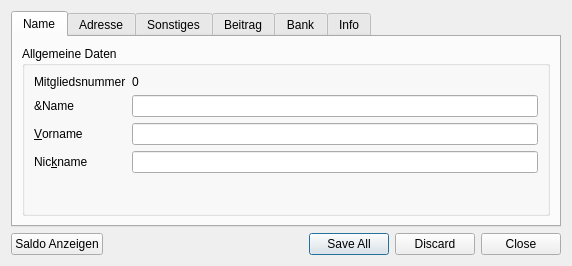
<?xml version="1.0" encoding="UTF-8"?>
<ui version="4.0">
 <class>MemberDialog</class>
 <widget class="QWidget" name="MemberDialog">
  <property name="geometry">
   <rect>
    <x>0</x>
    <y>0</y>
    <width>572</width>
    <height>266</height>
   </rect>
  </property>
  <property name="sizePolicy">
   <sizepolicy hsizetype="Preferred" vsizetype="Preferred">
    <horstretch>0</horstretch>
    <verstretch>0</verstretch>
   </sizepolicy>
  </property>
  <property name="windowTitle">
   <string>Mitglied Eingabe</string>
  </property>
  <layout class="QGridLayout" name="gridLayout">
   <item row="0" column="0" colspan="2">
    <widget class="QTabWidget" name="tabWidget">
     <property name="currentIndex">
      <number>0</number>
     </property>
     <widget class="QWidget" name="name">
      <attribute name="title">
       <string>Name</string>
      </attribute>
      <layout class="QVBoxLayout" name="verticalLayout">
       <item>
        <widget class="QGroupBox" name="groupBox">
         <property name="title">
          <string>Allgemeine Daten</string>
         </property>
         <layout class="QFormLayout" name="formLayout">
          <property name="fieldGrowthPolicy">
           <enum>QFormLayout::ExpandingFieldsGrow</enum>
          </property>
          <item row="0" column="0">
           <widget class="QLabel" name="memberIdLabel">
            <property name="enabled">
             <bool>true</bool>
            </property>
            <property name="text">
             <string>Mitgliedsnummer</string>
            </property>
           </widget>
          </item>
          <item row="1" column="0">
           <widget class="QLabel" name="memberNameLabel">
            <property name="text">
             <string>&amp;Name</string>
            </property>
           </widget>
          </item>
          <item row="1" column="1">
           <widget class="QLineEdit" name="memberName"/>
          </item>
          <item row="2" column="0">
           <widget class="QLabel" name="firstNameLabel">
            <property name="text">
             <string>&amp;Vorname</string>
            </property>
            <property name="buddy">
             <cstring>firstName</cstring>
            </property>
           </widget>
          </item>
          <item row="2" column="1">
           <widget class="QLineEdit" name="firstName"/>
          </item>
          <item row="3" column="0">
           <widget class="QLabel" name="nicknameLabel">
            <property name="text">
             <string>Nic&amp;kname</string>
            </property>
            <property name="buddy">
             <cstring>nickname</cstring>
            </property>
           </widget>
          </item>
          <item row="3" column="1">
           <widget class="QLineEdit" name="nickname"/>
          </item>
          <item row="0" column="1">
           <widget class="QLabel" name="memberId">
            <property name="enabled">
             <bool>true</bool>
            </property>
            <property name="sizePolicy">
             <sizepolicy hsizetype="Expanding" vsizetype="Preferred">
              <horstretch>0</horstretch>
              <verstretch>0</verstretch>
             </sizepolicy>
            </property>
            <property name="text">
             <string>0</string>
            </property>
           </widget>
          </item>
         </layout>
        </widget>
       </item>
      </layout>
      <zorder>groupBox</zorder>
      <zorder>memberId</zorder>
      <zorder>memberNameLabel</zorder>
      <zorder>memberName</zorder>
      <zorder>firstNameLabel</zorder>
      <zorder>firstName</zorder>
      <zorder>nicknameLabel</zorder>
      <zorder>nickname</zorder>
     </widget>
     <widget class="QWidget" name="adress">
      <attribute name="title">
       <string>Adresse</string>
      </attribute>
      <layout class="QVBoxLayout" name="verticalLayout_2">
       <item>
        <widget class="QGroupBox" name="groupBox_2">
         <property name="title">
          <string>Adresse</string>
         </property>
         <layout class="QFormLayout" name="formLayout_2">
          <item row="0" column="0">
           <widget class="QLabel" name="streetLabel">
            <property name="text">
             <string>&amp;Straße</string>
            </property>
            <property name="buddy">
             <cstring>street</cstring>
            </property>
           </widget>
          </item>
          <item row="0" column="1">
           <widget class="QLineEdit" name="street"/>
          </item>
          <item row="1" column="0">
           <widget class="QLabel" name="cityLabel">
            <property name="text">
             <string>St&amp;adt</string>
            </property>
            <property name="buddy">
             <cstring>city</cstring>
            </property>
           </widget>
          </item>
          <item row="1" column="1">
           <widget class="QLineEdit" name="city"/>
          </item>
          <item row="2" column="0">
           <widget class="QLabel" name="zipcodeLabel">
            <property name="text">
             <string>&amp;Postleitzahl</string>
            </property>
            <property name="buddy">
             <cstring>zipcode</cstring>
            </property>
           </widget>
          </item>
          <item row="2" column="1">
           <widget class="QLineEdit" name="zipcode"/>
          </item>
         </layout>
        </widget>
       </item>
      </layout>
      <zorder>groupBox_2</zorder>
      <zorder>streetLabel</zorder>
      <zorder>street</zorder>
      <zorder>cityLabel</zorder>
      <zorder>city</zorder>
      <zorder>zipcodeLabel</zorder>
      <zorder>zipcode</zorder>
     </widget>
     <widget class="QWidget" name="etc">
      <attribute name="title">
       <string>Sonstiges</string>
      </attribute>
      <layout class="QVBoxLayout" name="verticalLayout_3">
       <item>
        <widget class="QGroupBox" name="groupBox_3">
         <property name="title">
          <string>Sonstiges</string>
         </property>
         <layout class="QFormLayout" name="formLayout_3">
          <item row="0" column="0">
           <widget class="QLabel" name="emailLabel">
            <property name="text">
             <string>&amp;Email</string>
            </property>
            <property name="buddy">
             <cstring>email</cstring>
            </property>
           </widget>
          </item>
          <item row="0" column="1">
           <widget class="QLineEdit" name="email"/>
          </item>
          <item row="1" column="0">
           <widget class="QLabel" name="entryDateLabel">
            <property name="text">
             <string>Eintritts &amp;Datum</string>
            </property>
            <property name="buddy">
             <cstring>entryDate</cstring>
            </property>
           </widget>
          </item>
          <item row="1" column="1">
           <widget class="QDateEdit" name="entryDate">
            <property name="calendarPopup">
             <bool>true</bool>
            </property>
            <property name="date">
             <date>
              <year>2009</year>
              <month>12</month>
              <day>8</day>
             </date>
            </property>
           </widget>
          </item>
         </layout>
        </widget>
       </item>
      </layout>
     </widget>
     <widget class="QWidget" name="contribution">
      <attribute name="title">
       <string>Beitrag</string>
      </attribute>
      <layout class="QVBoxLayout" name="verticalLayout_4">
       <item>
        <widget class="QGroupBox" name="groupBox_6">
         <property name="title">
          <string>Beiträge</string>
         </property>
         <layout class="QFormLayout" name="formLayout_4">
          <item row="0" column="0">
           <widget class="QLabel" name="feeLabel">
            <property name="text">
             <string>&amp;Beitrag</string>
            </property>
            <property name="buddy">
             <cstring>fee</cstring>
            </property>
           </widget>
          </item>
          <item row="0" column="1">
           <widget class="QLineEdit" name="fee"/>
          </item>
          <item row="1" column="0">
           <widget class="QLabel" name="donationLabel">
            <property name="text">
             <string>Spende</string>
            </property>
           </widget>
          </item>
          <item row="1" column="1">
           <widget class="QLineEdit" name="donation"/>
          </item>
          <item row="2" column="0">
           <widget class="QLabel" name="conInfoLabel">
            <property name="text">
             <string>Info</string>
            </property>
           </widget>
          </item>
          <item row="2" column="1">
           <widget class="QLineEdit" name="contributionInfo"/>
          </item>
         </layout>
        </widget>
       </item>
       <item>
        <widget class="QPushButton" name="feeButton">
         <property name="text">
          <string>Beiträge</string>
         </property>
        </widget>
       </item>
      </layout>
     </widget>
     <widget class="QWidget" name="bank">
      <attribute name="title">
       <string>Bank</string>
      </attribute>
      <layout class="QVBoxLayout" name="verticalLayout_5">
       <item>
        <widget class="QGroupBox" name="groupBox_5">
         <property name="title">
          <string>Bank Verbindung</string>
         </property>
         <layout class="QFormLayout" name="formLayout_5">
          <item row="0" column="0">
           <widget class="QLabel" name="bankNameLabel">
            <property name="text">
             <string>Name</string>
            </property>
           </widget>
          </item>
          <item row="0" column="1">
           <widget class="QLineEdit" name="bankName"/>
          </item>
          <item row="1" column="0">
           <widget class="QLabel" name="accountLabel">
            <property name="text">
             <string>Konto Nr.</string>
            </property>
           </widget>
          </item>
          <item row="1" column="1">
           <widget class="QLineEdit" name="account"/>
          </item>
          <item row="2" column="0">
           <widget class="QLabel" name="codeLabel">
            <property name="text">
             <string>BLZ</string>
            </property>
           </widget>
          </item>
          <item row="2" column="1">
           <widget class="QLineEdit" name="code"/>
          </item>
         </layout>
        </widget>
       </item>
      </layout>
     </widget>
     <widget class="QWidget" name="infoSite">
      <attribute name="title">
       <string>Info</string>
      </attribute>
      <layout class="QVBoxLayout" name="verticalLayout_6">
       <item>
        <widget class="QGroupBox" name="groupBox_4">
         <layout class="QFormLayout" name="formLayout_6">
          <item row="0" column="0">
           <widget class="QLabel" name="infoLabel">
            <property name="text">
             <string>&amp;Info</string>
            </property>
            <property name="buddy">
             <cstring>info</cstring>
            </property>
           </widget>
          </item>
          <item row="0" column="1">
           <widget class="QPlainTextEdit" name="info"/>
          </item>
         </layout>
        </widget>
       </item>
      </layout>
     </widget>
    </widget>
   </item>
   <item row="1" column="0">
    <widget class="QPushButton" name="saldoButton">
     <property name="text">
      <string>Saldo Anzeigen</string>
     </property>
    </widget>
   </item>
   <item row="1" column="1">
    <widget class="QDialogButtonBox" name="buttonBox">
     <property name="standardButtons">
      <set>QDialogButtonBox::Close|QDialogButtonBox::Discard|QDialogButtonBox::SaveAll</set>
     </property>
     <property name="centerButtons">
      <bool>false</bool>
     </property>
    </widget>
   </item>
  </layout>
 </widget>
 <tabstops>
  <tabstop>memberName</tabstop>
  <tabstop>firstName</tabstop>
  <tabstop>nickname</tabstop>
  <tabstop>email</tabstop>
  <tabstop>entryDate</tabstop>
  <tabstop>info</tabstop>
  <tabstop>buttonBox</tabstop>
 </tabstops>
 <resources/>
 <connections/>
</ui>
